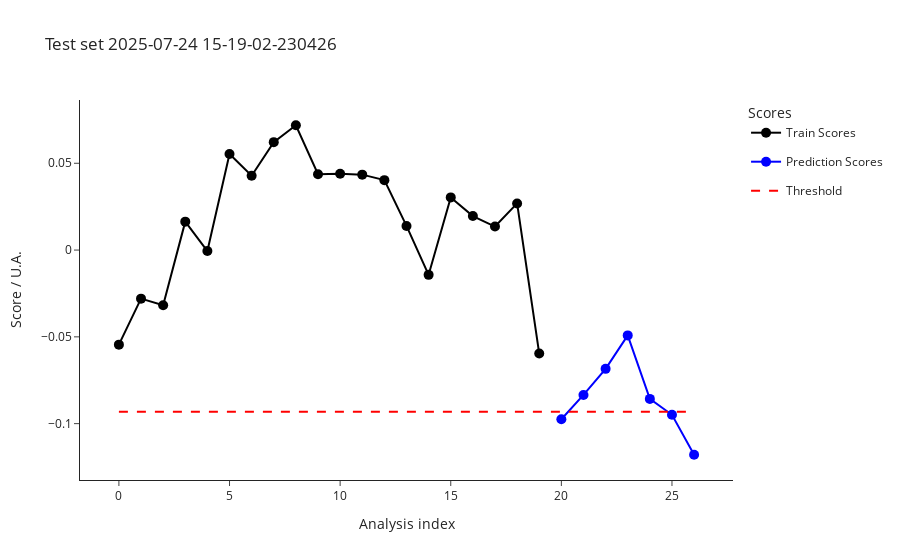

The notebook cell this image was saved under:
### Code cell
import os

parameters_df = []
for i in test_dates:
    test_data = pd.read_csv(f"dev/test_{i}_features.csv")
    test_metadata = pd.read_csv(f"dev/test_{i}_metadata.csv")
    ml_ana.predict(test_data, test_metadata)
    outliers_test = ml_ana.test_prediction_outliers()
    
    classified_test_metadata = outliers_test
    classified_test_metadata["date"] = i
    classified_test_metadata.to_csv(f"dev/test_{i}_classified_samples.csv", index=False)
    print("Test set ", i, ": \n", test_metadata["index"].tolist()) 
    print("\n")
    
    test_batch_parameters = parameters.copy()
    test_set = len(classified_test_metadata)
    train_set = len(ml_ana.get_training_scores())
    threshold = classified_test_metadata["threshold"][1]
    num_outliers = sum(classified_test_metadata["class"] == "outlier")
    percent_outliers = (sum(classified_test_metadata["class"] == "outlier")/len(classified_test_metadata["class"]))*100

    fig_test_scores = ml_ana.plot_scores()
    fig_test_scores.write_image(f"dev/figures/fig_test_{i}_scores.png", width=1100, height= 350, scale = 3)
    fig_test_scores.update_layout(title=f"Test set {i}")
    fig_test_scores.show()

    fig_test_features = ml_ana.plot_data()
    fig_test_features.write_image(f"dev/figures/fig_test_{i}_features.png", width=1100, height= 350, scale = 3)
    #fig_test_features.show()

    test_batch_parameters.update(
        {
        "date" : i,
        "train_set" : train_set, 
        "test_set" : test_set,
        "threshold" : threshold,
        "outliers" : num_outliers,
        "outliers_percent" : percent_outliers
        }
    )
    parameters_df.append(test_batch_parameters)

    #optionally add seen normal curves to train set
    #ml_ana.add_prediction()

parameters_df = pd.DataFrame(parameters_df)
if os.path.exists("dev/test_record.csv"):
    old_records = pd.read_csv("dev/test_record.csv")
    parameters_df = pd.concat([old_records, parameters_df])
    parameters_df.drop_duplicates(subset="date", keep="last", inplace=True)
    
parameters_df.to_csv("dev/test_record.csv", index = False)
print("Workflow parameters: \n", parameters_df)

### Figure 1 — Plotly figure (JSON) as saved in the notebook; plotly's stock layout.template omitted (floating-point values rounded to 4 significant figures)
{"data": [{"hovertemplate": ["<b>index: </b>18<br><b>name: </b>210812_Pac--005<br><b>path: </b>C:/Users/Sandeep/Desktop/ExtractedSignals\\210812_Pac 2021-08-12 10-30-07\\210812_Pac--005.D<br><b>batch: </b>210812_Pac 2021-08-12 10-30-07<br><b>batch_position: </b>5<br><b>idle_time: </b>39.0<br><b>sample: </b>NaCl 0,9%<br><b>method: </b>SAA_411_Pac.M<br><b>timestamp: </b>2021-08-12 10:50:23<br><b>detector: </b>G1315C<br><b>pump: </b>G7110B<br><b>start_time: </b>2021-08-12 10:50:57<br><b>end_time: </b>2021-08-12 10:54:57<br><b>runtime: </b>239.7000000000036", "<b>index: </b>19<br><b>name: </b>210812_Pac--006<br><b>path: </b>C:/Users/Sandeep/Desktop/ExtractedSignals\\210812_Pac 2021-08-12 10-30-07\\210812_Pac--006.D<br><b>batch: </b>210812_Pac 2021-08-12 10-30-07<br><b>batch_position: </b>6<br><b>idle_time: </b>39.0<br><b>sample: </b>Blank<br><b>method: </b>SAA_411_Pac.M<br><b>timestamp: </b>2021-08-12 10:55:02<br><b>detector: </b>G1315C<br><b>pump: </b>G7110B<br><b>start_time: </b>2021-08-12 10:55:36<br><b>end_time: </b>2021-08-12 10:59:36<br><b>runtime: </b>239.7000000000036", "<b>index: </b>20<br><b>name: </b>210812_Pac--007<br><b>path: </b>C:/Users/Sandeep/Desktop/ExtractedSignals\\210812_Pac 2021-08-12 10-30-07\\210812_Pac--007.D<br><b>batch: </b>210812_Pac 2021-08-12 10-30-07<br><b>batch_position: </b>7<br><b>idle_time: </b>39.0<br><b>sample: </b>0.025 mg/ml<br><b>method: </b>SAA_411_Pac.M<br><b>timestamp: </b>2021-08-12 10:59:41<br><b>detector: </b>G1315C<br><b>pump: </b>G7110B<br><b>start_time: </b>2021-08-12 11:00:15<br><b>end_time: </b>2021-08-12 11:04:15<br><b>runtime: </b>239.7000000000036", "<b>index: </b>21<br><b>name: </b>210812_Pac--008<br><b>path: </b>C:/Users/Sandeep/Desktop/ExtractedSignals\\210812_Pac 2021-08-12 10-30-07\\210812_Pac--008.D<br><b>batch: </b>210812_Pac 2021-08-12 10-30-07<br><b>batch_position: </b>8<br><b>idle_time: </b>39.0<br><b>sample: </b>Blank<br><b>method: </b>SAA_411_Pac.M<br><b>timestamp: </b>2021-08-12 11:04:20<br><b>detector: </b>G1315C<br><b>pump: </b>G7110B<br><b>start_time: </b>2021-08-12 11:04:54<br><b>end_time: </b>2021-08-12 11:08:54<br><b>runtime: </b>239.7000000000036", "<b>index: </b>22<br><b>name: </b>210812_Pac--009<br><b>path: </b>C:/Users/Sandeep/Desktop/ExtractedSignals\\210812_Pac 2021-08-12 10-30-07\\210812_Pac--009.D<br><b>batch: </b>210812_Pac 2021-08-12 10-30-07<br><b>batch_position: </b>9<br><b>idle_time: </b>38.0<br><b>sample: </b>210806/036 :10<br><b>method: </b>SAA_411_Pac.M<br><b>timestamp: </b>2021-08-12 11:08:59<br><b>detector: </b>G1315C<br><b>pump: </b>G7110B<br><b>start_time: </b>2021-08-12 11:09:32<br><b>end_time: </b>2021-08-12 11:13:32<br><b>runtime: </b>239.7000000000036", "<b>index: </b>23<br><b>name: </b>210812_Pac--010<br><b>path: </b>C:/Users/Sandeep/Desktop/ExtractedSignals\\210812_Pac 2021-08-12 10-30-07\\210812_Pac--010.D<br><b>batch: </b>210812_Pac 2021-08-12 10-30-07<br><b>batch_position: </b>10<br><b>idle_time: </b>39.0<br><b>sample: </b>210806/036 :10<br><b>method: </b>SAA_411_Pac.M<br><b>timestamp: </b>2021-08-12 11:13:37<br><b>detector: </b>G7110B<br><b>pump: </b>G7110B<br><b>start_time: </b>2021-08-12 11:14:11<br><b>end_time: </b>2021-08-12 11:18:11<br><b>runtime: </b>239.7000000000036", "<b>index: </b>24<br><b>name: </b>210812_Pac--011<br><b>path: </b>C:/Users/Sandeep/Desktop/ExtractedSignals\\210812_Pac 2021-08-12 10-30-07\\210812_Pac--011.D<br><b>batch: </b>210812_Pac 2021-08-12 10-30-07<br><b>batch_position: </b>11<br><b>idle_time: </b>39.0<br><b>sample: </b>210806/036 :10<br><b>method: </b>SAA_411_Pac.M<br><b>timestamp: </b>2021-08-12 11:18:16<br><b>detector: </b>G7110B<br><b>pump: </b>G7110B<br><b>start_time: </b>2021-08-12 11:18:50<br><b>end_time: </b>2021-08-12 11:22:50<br><b>runtime: </b>239.7000000000036", "<b>index: </b>25<br><b>name: </b>210812_Pac--012<br><b>path: </b>C:/Users/Sandeep/Desktop/ExtractedSignals\\210812_Pac 2021-08-12 10-30-07\\210812_Pac--012.D<br><b>batch: </b>210812_Pac 2021-08-12 10-30-07<br><b>batch_position: </b>12<br><b>idle_time: </b>39.0<br><b>sample: </b>Blank<br><b>method: </b>SAA_411_Pac.M<br><b>timestamp: </b>2021-08-12 11:22:55<br><b>detector: </b>G1315C<br><b>pump: </b>G7110B<br><b>start_time: </b>2021-08-12 11:23:29<br><b>end_time: </b>2021-08-12 11:27:29<br><b>runtime: </b>239.7000000000036", "<b>index: </b>26<br><b>name: </b>210812_Pac--013<br><b>path: </b>C:/Users/Sandeep/Desktop/ExtractedSignals\\210812_Pac 2021-08-12 10-30-07\\210812_Pac--013.D<br><b>batch: </b>210812_Pac 2021-08-12 10-30-07<br><b>batch_position: </b>13<br><b>idle_time: </b>39.0<br><b>sample: </b>0.025 mg/ml<br><b>method: </b>SAA_411_Pac.M<br><b>timestamp: </b>2021-08-12 11:27:34<br><b>detector: </b>G1315C<br><b>pump: </b>G7110B<br><b>start_time: </b>2021-08-12 11:28:08<br><b>end_time: </b>2021-08-12 11:32:08<br><b>runtime: </b>239.7000000000036", "<b>index: </b>27<br><b>name: </b>210812_Pac--014<br><b>path: </b>C:/Users/Sandeep/Desktop/ExtractedSignals\\210812_Pac 2021-08-12 10-30-07\\210812_Pac--014.D<br><b>batch: </b>210812_Pac 2021-08-12 10-30-07<br><b>batch_position: </b>14<br><b>idle_time: </b>38.0<br><b>sample: </b>Blank<br><b>method: </b>SAA_411_Pac.M<br><b>timestamp: </b>2021-08-12 11:32:13<br><b>detector: </b>G7110B<br><b>pump: </b>G7110B<br><b>start_time: </b>2021-08-12 11:32:46<br><b>end_time: </b>2021-08-12 11:36:47<br><b>runtime: </b>239.7000000000036", "<b>index: </b>51<br><b>name: </b>210813_Pac--005<br><b>path: </b>C:/Users/Sandeep/Desktop/ExtractedSignals\\210813_Pac 2021-08-13 10-37-27\\210813_Pac--005.D<br><b>batch: </b>210813_Pac 2021-08-13 10-37-27<br><b>batch_position: </b>5<br><b>idle_time: </b>39.0<br><b>sample: </b>NaCl 0,9%<br><b>method: </b>SAA_411_Pac.M<br><b>timestamp: </b>2021-08-13 10:57:52<br><b>detector: </b>G7110B<br><b>pump: </b>G7110B<br><b>start_time: </b>2021-08-13 10:58:26<br><b>end_time: </b>2021-08-13 11:02:27<br><b>runtime: </b>239.7000000000036", "<b>index: </b>52<br><b>name: </b>210813_Pac--006<br><b>path: </b>C:/Users/Sandeep/Desktop/ExtractedSignals\\210813_Pac 2021-08-13 10-37-27\\210813_Pac--006.D<br><b>batch: </b>210813_Pac 2021-08-13 10-37-27<br><b>batch_position: </b>6<br><b>idle_time: </b>38.0<br><b>sample: </b>Blank<br><b>method: </b>SAA_411_Pac.M<br><b>timestamp: </b>2021-08-13 11:02:31<br><b>detector: </b>G1315C<br><b>pump: </b>G7110B<br><b>start_time: </b>2021-08-13 11:03:05<br><b>end_time: </b>2021-08-13 11:07:06<br><b>runtime: </b>239.7000000000036", "<b>index: </b>53<br><b>name: </b>210813_Pac--007<br><b>path: </b>C:/Users/Sandeep/Desktop/ExtractedSignals\\210813_Pac 2021-08-13 10-37-27\\210813_Pac--007.D<br><b>batch: </b>210813_Pac 2021-08-13 10-37-27<br><b>batch_position: </b>7<br><b>idle_time: </b>38.0<br><b>sample: </b>0.025 mg/ml<br><b>method: </b>SAA_411_Pac.M<br><b>timestamp: </b>2021-08-13 11:07:10<br><b>detector: </b>G1315C<br><b>pump: </b>G7116B<br><b>start_time: </b>2021-08-13 11:07:44<br><b>end_time: </b>2021-08-13 11:11:45<br><b>runtime: </b>239.7000000000036", "<b>index: </b>54<br><b>name: </b>210813_Pac--008<br><b>path: </b>C:/Users/Sandeep/Desktop/ExtractedSignals\\210813_Pac 2021-08-13 10-37-27\\210813_Pac--008.D<br><b>batch: </b>210813_Pac 2021-08-13 10-37-27<br><b>batch_position: </b>8<br><b>idle_time: </b>38.0<br><b>sample: </b>Blank<br><b>method: </b>SAA_411_Pac.M<br><b>timestamp: </b>2021-08-13 11:11:49<br><b>detector: </b>G1315C<br><b>pump: </b>G7110B<br><b>start_time: </b>2021-08-13 11:12:23<br><b>end_time: </b>2021-08-13 11:16:23<br><b>runtime: </b>239.7000000000036", "<b>index: </b>55<br><b>name: </b>210813_Pac--009<br><b>path: </b>C:/Users/Sandeep/Desktop/ExtractedSignals\\210813_Pac 2021-08-13 10-37-27\\210813_Pac--009.D<br><b>batch: </b>210813_Pac 2021-08-13 10-37-27<br><b>batch_position: </b>9<br><b>idle_time: </b>39.0<br><b>sample: </b>210812/004 :20<br><b>method: </b>SAA_411_Pac.M<br><b>timestamp: </b>2021-08-13 11:16:28<br><b>detector: </b>G1315C<br><b>pump: </b>G7110B<br><b>start_time: </b>2021-08-13 11:17:02<br><b>end_time: </b>2021-08-13 11:21:03<br><b>runtime: </b>239.7000000000036", "<b>index: </b>56<br><b>name: </b>210813_Pac--010<br><b>path: </b>C:/Users/Sandeep/Desktop/ExtractedSignals\\210813_Pac 2021-08-13 10-37-27\\210813_Pac--010.D<br><b>batch: </b>210813_Pac 2021-08-13 10-37-27<br><b>batch_position: </b>10<br><b>idle_time: </b>38.0<br><b>sample: </b>210812/004 :20<br><b>method: </b>SAA_411_Pac.M<br><b>timestamp: </b>2021-08-13 11:21:08<br><b>detector: </b>G1315C<br><b>pump: </b>G7110B<br><b>start_time: </b>2021-08-13 11:21:41<br><b>end_time: </b>2021-08-13 11:25:42<br><b>runtime: </b>239.7000000000036", "<b>index: </b>57<br><b>name: </b>210813_Pac--011<br><b>path: </b>C:/Users/Sandeep/Desktop/ExtractedSignals\\210813_Pac 2021-08-13 10-37-27\\210813_Pac--011.D<br><b>batch: </b>210813_Pac 2021-08-13 10-37-27<br><b>batch_position: </b>11<br><b>idle_time: </b>39.0<br><b>sample: </b>210812/004 :20<br><b>method: </b>SAA_411_Pac.M<br><b>timestamp: </b>2021-08-13 11:25:46<br><b>detector: </b>G1315C<br><b>pump: </b>G7110B<br><b>start_time: </b>2021-08-13 11:26:21<br><b>end_time: </b>2021-08-13 11:30:21<br><b>runtime: </b>239.7000000000036", "<b>index: </b>58<br><b>name: </b>210813_Pac--012<br><b>path: </b>C:/Users/Sandeep/Desktop/ExtractedSignals\\210813_Pac 2021-08-13 10-37-27\\210813_Pac--012.D<br><b>batch: </b>210813_Pac 2021-08-13 10-37-27<br><b>batch_position: </b>12<br><b>idle_time: </b>38.0<br><b>sample: </b>Blank<br><b>method: </b>SAA_411_Pac.M<br><b>timestamp: </b>2021-08-13 11:30:26<br><b>detector: </b>G1315C<br><b>pump: </b>G7110B<br><b>start_time: </b>2021-08-13 11:30:59<br><b>end_time: </b>2021-08-13 11:34:59<br><b>runtime: </b>239.7000000000036", "<b>index: </b>59<br><b>name: </b>210813_Pac--013<br><b>path: </b>C:/Users/Sandeep/Desktop/ExtractedSignals\\210813_Pac 2021-08-13 10-37-27\\210813_Pac--013.D<br><b>batch: </b>210813_Pac 2021-08-13 10-37-27<br><b>batch_position: </b>13<br><b>idle_time: </b>39.0<br><b>sample: </b>0.025 mg/ml<br><b>method: </b>SAA_411_Pac.M<br><b>timestamp: </b>2021-08-13 11:35:04<br><b>detector: </b>G1315C<br><b>pump: </b>G7110B<br><b>start_time: </b>2021-08-13 11:35:38<br><b>end_time: </b>2021-08-13 11:39:38<br><b>runtime: </b>239.7000000000036", "<b>index: </b>60<br><b>name: </b>210813_Pac--014<br><b>path: </b>C:/Users/Sandeep/Desktop/ExtractedSignals\\210813_Pac 2021-08-13 10-37-27\\210813_Pac--014.D<br><b>batch: </b>210813_Pac 2021-08-13 10-37-27<br><b>batch_position: </b>14<br><b>idle_time: </b>38.0<br><b>sample: </b>Blank<br><b>method: </b>SAA_411_Pac.M<br><b>timestamp: </b>2021-08-13 11:39:43<br><b>detector: </b>G1315C<br><b>pump: </b>G7110B<br><b>start_time: </b>2021-08-13 11:40:16<br><b>end_time: </b>2021-08-13 11:44:17<br><b>runtime: </b>239.7000000000036"], "legendgroup": "Train", "line": {"color": "black"}, "marker": {"color": "black", "size": 10}, "mode": "lines+markers", "name": "Train Scores", "text": ["<b>index: </b>18<br><b>name: </b>210812_Pac--005<br><b>path: </b>C:/Users/Sandeep/Desktop/ExtractedSignals\\210812_Pac 2021-08-12 10-30-07\\210812_Pac--005.D<br><b>batch: </b>210812_Pac 2021-08-12 10-30-07<br><b>batch_position: </b>5<br><b>idle_time: </b>39.0<br><b>sample: </b>NaCl 0,9%<br><b>method: </b>SAA_411_Pac.M<br><b>timestamp: </b>2021-08-12 10:50:23<br><b>detector: </b>G1315C<br><b>pump: </b>G7110B<br><b>start_time: </b>2021-08-12 10:50:57<br><b>end_time: </b>2021-08-12 10:54:57<br><b>runtime: </b>239.7000000000036", "<b>index: </b>19<br><b>name: </b>210812_Pac--006<br><b>path: </b>C:/Users/Sandeep/Desktop/ExtractedSignals\\210812_Pac 2021-08-12 10-30-07\\210812_Pac--006.D<br><b>batch: </b>210812_Pac 2021-08-12 10-30-07<br><b>batch_position: </b>6<br><b>idle_time: </b>39.0<br><b>sample: </b>Blank<br><b>method: </b>SAA_411_Pac.M<br><b>timestamp: </b>2021-08-12 10:55:02<br><b>detector: </b>G1315C<br><b>pump: </b>G7110B<br><b>start_time: </b>2021-08-12 10:55:36<br><b>end_time: </b>2021-08-12 10:59:36<br><b>runtime: </b>239.7000000000036", "<b>index: </b>20<br><b>name: </b>210812_Pac--007<br><b>path: </b>C:/Users/Sandeep/Desktop/ExtractedSignals\\210812_Pac 2021-08-12 10-30-07\\210812_Pac--007.D<br><b>batch: </b>210812_Pac 2021-08-12 10-30-07<br><b>batch_position: </b>7<br><b>idle_time: </b>39.0<br><b>sample: </b>0.025 mg/ml<br><b>method: </b>SAA_411_Pac.M<br><b>timestamp: </b>2021-08-12 10:59:41<br><b>detector: </b>G1315C<br><b>pump: </b>G7110B<br><b>start_time: </b>2021-08-12 11:00:15<br><b>end_time: </b>2021-08-12 11:04:15<br><b>runtime: </b>239.7000000000036", "<b>index: </b>21<br><b>name: </b>210812_Pac--008<br><b>path: </b>C:/Users/Sandeep/Desktop/ExtractedSignals\\210812_Pac 2021-08-12 10-30-07\\210812_Pac--008.D<br><b>batch: </b>210812_Pac 2021-08-12 10-30-07<br><b>batch_position: </b>8<br><b>idle_time: </b>39.0<br><b>sample: </b>Blank<br><b>method: </b>SAA_411_Pac.M<br><b>timestamp: </b>2021-08-12 11:04:20<br><b>detector: </b>G1315C<br><b>pump: </b>G7110B<br><b>start_time: </b>2021-08-12 11:04:54<br><b>end_time: </b>2021-08-12 11:08:54<br><b>runtime: </b>239.7000000000036", "<b>index: </b>22<br><b>name: </b>210812_Pac--009<br><b>path: </b>C:/Users/Sandeep/Desktop/ExtractedSignals\\210812_Pac 2021-08-12 10-30-07\\210812_Pac--009.D<br><b>batch: </b>210812_Pac 2021-08-12 10-30-07<br><b>batch_position: </b>9<br><b>idle_time: </b>38.0<br><b>sample: </b>210806/036 :10<br><b>method: </b>SAA_411_Pac.M<br><b>timestamp: </b>2021-08-12 11:08:59<br><b>detector: </b>G1315C<br><b>pump: </b>G7110B<br><b>start_time: </b>2021-08-12 11:09:32<br><b>end_time: </b>2021-08-12 11:13:32<br><b>runtime: </b>239.7000000000036", "<b>index: </b>23<br><b>name: </b>210812_Pac--010<br><b>path: </b>C:/Users/Sandeep/Desktop/ExtractedSignals\\210812_Pac 2021-08-12 10-30-07\\210812_Pac--010.D<br><b>batch: </b>210812_Pac 2021-08-12 10-30-07<br><b>batch_position: </b>10<br><b>idle_time: </b>39.0<br><b>sample: </b>210806/036 :10<br><b>method: </b>SAA_411_Pac.M<br><b>timestamp: </b>2021-08-12 11:13:37<br><b>detector: </b>G7110B<br><b>pump: </b>G7110B<br><b>start_time: </b>2021-08-12 11:14:11<br><b>end_time: </b>2021-08-12 11:18:11<br><b>runtime: </b>239.7000000000036", "<b>index: </b>24<br><b>name: </b>210812_Pac--011<br><b>path: </b>C:/Users/Sandeep/Desktop/ExtractedSignals\\210812_Pac 2021-08-12 10-30-07\\210812_Pac--011.D<br><b>batch: </b>210812_Pac 2021-08-12 10-30-07<br><b>batch_position: </b>11<br><b>idle_time: </b>39.0<br><b>sample: </b>210806/036 :10<br><b>method: </b>SAA_411_Pac.M<br><b>timestamp: </b>2021-08-12 11:18:16<br><b>detector: </b>G7110B<br><b>pump: </b>G7110B<br><b>start_time: </b>2021-08-12 11:18:50<br><b>end_time: </b>2021-08-12 11:22:50<br><b>runtime: </b>239.7000000000036", "<b>index: </b>25<br><b>name: </b>210812_Pac--012<br><b>path: </b>C:/Users/Sandeep/Desktop/ExtractedSignals\\210812_Pac 2021-08-12 10-30-07\\210812_Pac--012.D<br><b>batch: </b>210812_Pac 2021-08-12 10-30-07<br><b>batch_position: </b>12<br><b>idle_time: </b>39.0<br><b>sample: </b>Blank<br><b>method: </b>SAA_411_Pac.M<br><b>timestamp: </b>2021-08-12 11:22:55<br><b>detector: </b>G1315C<br><b>pump: </b>G7110B<br><b>start_time: </b>2021-08-12 11:23:29<br><b>end_time: </b>2021-08-12 11:27:29<br><b>runtime: </b>239.7000000000036", "<b>index: </b>26<br><b>name: </b>210812_Pac--013<br><b>path: </b>C:/Users/Sandeep/Desktop/ExtractedSignals\\210812_Pac 2021-08-12 10-30-07\\210812_Pac--013.D<br><b>batch: </b>210812_Pac 2021-08-12 10-30-07<br><b>batch_position: </b>13<br><b>idle_time: </b>39.0<br><b>sample: </b>0.025 mg/ml<br><b>method: </b>SAA_411_Pac.M<br><b>timestamp: </b>2021-08-12 11:27:34<br><b>detector: </b>G1315C<br><b>pump: </b>G7110B<br><b>start_time: </b>2021-08-12 11:28:08<br><b>end_time: </b>2021-08-12 11:32:08<br><b>runtime: </b>239.7000000000036", "<b>index: </b>27<br><b>name: </b>210812_Pac--014<br><b>path: </b>C:/Users/Sandeep/Desktop/ExtractedSignals\\210812_Pac 2021-08-12 10-30-07\\210812_Pac--014.D<br><b>batch: </b>210812_Pac 2021-08-12 10-30-07<br><b>batch_position: </b>14<br><b>idle_time: </b>38.0<br><b>sample: </b>Blank<br><b>method: </b>SAA_411_Pac.M<br><b>timestamp: </b>2021-08-12 11:32:13<br><b>detector: </b>G7110B<br><b>pump: </b>G7110B<br><b>start_time: </b>2021-08-12 11:32:46<br><b>end_time: </b>2021-08-12 11:36:47<br><b>runtime: </b>239.7000000000036", "<b>index: </b>51<br><b>name: </b>210813_Pac--005<br><b>path: </b>C:/Users/Sandeep/Desktop/ExtractedSignals\\210813_Pac 2021-08-13 10-37-27\\210813_Pac--005.D<br><b>batch: </b>210813_Pac 2021-08-13 10-37-27<br><b>batch_position: </b>5<br><b>idle_time: </b>39.0<br><b>sample: </b>NaCl 0,9%<br><b>method: </b>SAA_411_Pac.M<br><b>timestamp: </b>2021-08-13 10:57:52<br><b>detector: </b>G7110B<br><b>pump: </b>G7110B<br><b>start_time: </b>2021-08-13 10:58:26<br><b>end_time: </b>2021-08-13 11:02:27<br><b>runtime: </b>239.7000000000036", "<b>index: </b>52<br><b>name: </b>210813_Pac--006<br><b>path: </b>C:/Users/Sandeep/Desktop/ExtractedSignals\\210813_Pac 2021-08-13 10-37-27\\210813_Pac--006.D<br><b>batch: </b>210813_Pac 2021-08-13 10-37-27<br><b>batch_position: </b>6<br><b>idle_time: </b>38.0<br><b>sample: </b>Blank<br><b>method: </b>SAA_411_Pac.M<br><b>timestamp: </b>2021-08-13 11:02:31<br><b>detector: </b>G1315C<br><b>pump: </b>G7110B<br><b>start_time: </b>2021-08-13 11:03:05<br><b>end_time: </b>2021-08-13 11:07:06<br><b>runtime: </b>239.7000000000036", "<b>index: </b>53<br><b>name: </b>210813_Pac--007<br><b>path: </b>C:/Users/Sandeep/Desktop/ExtractedSignals\\210813_Pac 2021-08-13 10-37-27\\210813_Pac--007.D<br><b>batch: </b>210813_Pac 2021-08-13 10-37-27<br><b>batch_position: </b>7<br><b>idle_time: </b>38.0<br><b>sample: </b>0.025 mg/ml<br><b>method: </b>SAA_411_Pac.M<br><b>timestamp: </b>2021-08-13 11:07:10<br><b>detector: </b>G1315C<br><b>pump: </b>G7116B<br><b>start_time: </b>2021-08-13 11:07:44<br><b>end_time: </b>2021-08-13 11:11:45<br><b>runtime: </b>239.7000000000036", "<b>index: </b>54<br><b>name: </b>210813_Pac--008<br><b>path: </b>C:/Users/Sandeep/Desktop/ExtractedSignals\\210813_Pac 2021-08-13 10-37-27\\210813_Pac--008.D<br><b>batch: </b>210813_Pac 2021-08-13 10-37-27<br><b>batch_position: </b>8<br><b>idle_time: </b>38.0<br><b>sample: </b>Blank<br><b>method: </b>SAA_411_Pac.M<br><b>timestamp: </b>2021-08-13 11:11:49<br><b>detector: </b>G1315C<br><b>pump: </b>G7110B<br><b>start_time: </b>2021-08-13 11:12:23<br><b>end_time: </b>2021-08-13 11:16:23<br><b>runtime: </b>239.7000000000036", "<b>index: </b>55<br><b>name: </b>210813_Pac--009<br><b>path: </b>C:/Users/Sandeep/Desktop/ExtractedSignals\\210813_Pac 2021-08-13 10-37-27\\210813_Pac--009.D<br><b>batch: </b>210813_Pac 2021-08-13 10-37-27<br><b>batch_position: </b>9<br><b>idle_time: </b>39.0<br><b>sample: </b>210812/004 :20<br><b>method: </b>SAA_411_Pac.M<br><b>timestamp: </b>2021-08-13 11:16:28<br><b>detector: </b>G1315C<br><b>pump: </b>G7110B<br><b>start_time: </b>2021-08-13 11:17:02<br><b>end_time: </b>2021-08-13 11:21:03<br><b>runtime: </b>239.7000000000036", "<b>index: </b>56<br><b>name: </b>210813_Pac--010<br><b>path: </b>C:/Users/Sandeep/Desktop/ExtractedSignals\\210813_Pac 2021-08-13 10-37-27\\210813_Pac--010.D<br><b>batch: </b>210813_Pac 2021-08-13 10-37-27<br><b>batch_position: </b>10<br><b>idle_time: </b>38.0<br><b>sample: </b>210812/004 :20<br><b>method: </b>SAA_411_Pac.M<br><b>timestamp: </b>2021-08-13 11:21:08<br><b>detector: </b>G1315C<br><b>pump: </b>G7110B<br><b>start_time: </b>2021-08-13 11:21:41<br><b>end_time: </b>2021-08-13 11:25:42<br><b>runtime: </b>239.7000000000036", "<b>index: </b>57<br><b>name: </b>210813_Pac--011<br><b>path: </b>C:/Users/Sandeep/Desktop/ExtractedSignals\\210813_Pac 2021-08-13 10-37-27\\210813_Pac--011.D<br><b>batch: </b>210813_Pac 2021-08-13 10-37-27<br><b>batch_position: </b>11<br><b>idle_time: </b>39.0<br><b>sample: </b>210812/004 :20<br><b>method: </b>SAA_411_Pac.M<br><b>timestamp: </b>2021-08-13 11:25:46<br><b>detector: </b>G1315C<br><b>pump: </b>G7110B<br><b>start_time: </b>2021-08-13 11:26:21<br><b>end_time: </b>2021-08-13 11:30:21<br><b>runtime: </b>239.7000000000036", "<b>index: </b>58<br><b>name: </b>210813_Pac--012<br><b>path: </b>C:/Users/Sandeep/Desktop/ExtractedSignals\\210813_Pac 2021-08-13 10-37-27\\210813_Pac--012.D<br><b>batch: </b>210813_Pac 2021-08-13 10-37-27<br><b>batch_position: </b>12<br><b>idle_time: </b>38.0<br><b>sample: </b>Blank<br><b>method: </b>SAA_411_Pac.M<br><b>timestamp: </b>2021-08-13 11:30:26<br><b>detector: </b>G1315C<br><b>pump: </b>G7110B<br><b>start_time: </b>2021-08-13 11:30:59<br><b>end_time: </b>2021-08-13 11:34:59<br><b>runtime: </b>239.7000000000036", "<b>index: </b>59<br><b>name: </b>210813_Pac--013<br><b>path: </b>C:/Users/Sandeep/Desktop/ExtractedSignals\\210813_Pac 2021-08-13 10-37-27\\210813_Pac--013.D<br><b>batch: </b>210813_Pac 2021-08-13 10-37-27<br><b>batch_position: </b>13<br><b>idle_time: </b>39.0<br><b>sample: </b>0.025 mg/ml<br><b>method: </b>SAA_411_Pac.M<br><b>timestamp: </b>2021-08-13 11:35:04<br><b>detector: </b>G1315C<br><b>pump: </b>G7110B<br><b>start_time: </b>2021-08-13 11:35:38<br><b>end_time: </b>2021-08-13 11:39:38<br><b>runtime: </b>239.7000000000036", "<b>index: </b>60<br><b>name: </b>210813_Pac--014<br><b>path: </b>C:/Users/Sandeep/Desktop/ExtractedSignals\\210813_Pac 2021-08-13 10-37-27\\210813_Pac--014.D<br><b>batch: </b>210813_Pac 2021-08-13 10-37-27<br><b>batch_position: </b>14<br><b>idle_time: </b>38.0<br><b>sample: </b>Blank<br><b>method: </b>SAA_411_Pac.M<br><b>timestamp: </b>2021-08-13 11:39:43<br><b>detector: </b>G1315C<br><b>pump: </b>G7110B<br><b>start_time: </b>2021-08-13 11:40:16<br><b>end_time: </b>2021-08-13 11:44:17<br><b>runtime: </b>239.7000000000036"], "type": "scatter", "x": [0, 1, 2, 3, 4, 5, 6, 7, 8, 9, 10, 11, 12, 13, 14, 15, 16, 17, 18, 19], "y": [-0.05449, -0.02799, -0.03179, 0.01638, -0.0005786, 0.05534, 0.04281, 0.06218, 0.07191, 0.04371, 0.04397, 0.04345, 0.04029, 0.0139, -0.01427, 0.03034, 0.01959, 0.01356, 0.02687, -0.05962]}, {"hovertemplate": ["<b>index: </b>268<br><b>name: </b>210910_Pac--003<br><b>path: </b>C:/Users/Sandeep/Desktop/ExtractedSignals\\210910_Pac 2021-09-10 14-25-54\\210910_Pac--003.D<br><b>batch: </b>210910_Pac 2021-09-10 14-25-54<br><b>batch_position: </b>3<br><b>idle_time: </b>37.0<br><b>sample: </b>Blank<br><b>method: </b>SAA_411_Pac.M<br><b>timestamp: </b>2021-09-10 14:36:49<br><b>detector: </b>G1315C<br><b>pump: </b>G7110B<br><b>start_time: </b>2021-09-10 14:37:21<br><b>end_time: </b>2021-09-10 14:41:21<br><b>runtime: </b>239.7000000000036", "<b>index: </b>127<br><b>name: </b>210819_Pac--012<br><b>path: </b>C:/Users/Sandeep/Desktop/ExtractedSignals\\210819_Pac 2021-08-19 15-50-49\\210819_Pac--012.D<br><b>batch: </b>210819_Pac 2021-08-19 15-50-49<br><b>batch_position: </b>12<br><b>idle_time: </b>39.0<br><b>sample: </b>210819/001 :20<br><b>method: </b>SAA_411_Pac.M<br><b>timestamp: </b>2021-08-19 16:44:01<br><b>detector: </b>G7110B<br><b>pump: </b>G7110B<br><b>start_time: </b>2021-08-19 16:44:35<br><b>end_time: </b>2021-08-19 16:48:35<br><b>runtime: </b>239.7000000000036", "<b>index: </b>117<br><b>name: </b>210819_Pac--002<br><b>path: </b>C:/Users/Sandeep/Desktop/ExtractedSignals\\210819_Pac 2021-08-19 15-50-49\\210819_Pac--002.D<br><b>batch: </b>210819_Pac 2021-08-19 15-50-49<br><b>batch_position: </b>2<br><b>idle_time: </b>39.0<br><b>sample: </b>Blank<br><b>method: </b>SAA_411_Pac.M<br><b>timestamp: </b>2021-08-19 15:57:29<br><b>detector: </b>G1315C<br><b>pump: </b>G7110B<br><b>start_time: </b>2021-08-19 15:58:03<br><b>end_time: </b>2021-08-19 16:02:04<br><b>runtime: </b>239.7000000000036", "<b>index: </b>132<br><b>name: </b>210819_Pac--017<br><b>path: </b>C:/Users/Sandeep/Desktop/ExtractedSignals\\210819_Pac 2021-08-19 15-50-49\\210819_Pac--017.D<br><b>batch: </b>210819_Pac 2021-08-19 15-50-49<br><b>batch_position: </b>17<br><b>idle_time: </b>40.0<br><b>sample: </b>Blank<br><b>method: </b>SAA_411_Pac.M<br><b>timestamp: </b>2021-08-19 17:07:18<br><b>detector: </b>G1315C<br><b>pump: </b>G7110B<br><b>start_time: </b>2021-08-19 17:07:52<br><b>end_time: </b>2021-08-19 17:11:52<br><b>runtime: </b>239.7000000000036", "<b>index: </b>162<br><b>name: </b>210826_Pac--014<br><b>path: </b>C:/Users/Sandeep/Desktop/ExtractedSignals\\210826_Pac 2021-08-26 16-15-14\\210826_Pac--014.D<br><b>batch: </b>210826_Pac 2021-08-26 16-15-14<br><b>batch_position: </b>14<br><b>idle_time: </b>39.0<br><b>sample: </b>210825/001 :10<br><b>method: </b>SAA_411_Pac.M<br><b>timestamp: </b>2021-08-26 17:16:13<br><b>detector: </b>G7110B<br><b>pump: </b>G7110B<br><b>start_time: </b>2021-08-26 17:16:46<br><b>end_time: </b>2021-08-26 17:20:46<br><b>runtime: </b>239.7000000000036", "<b>index: </b>275<br><b>name: </b>210910_Pac--010<br><b>path: </b>C:/Users/Sandeep/Desktop/ExtractedSignals\\210910_Pac 2021-09-10 14-25-54\\210910_Pac--010.D<br><b>batch: </b>210910_Pac 2021-09-10 14-25-54<br><b>batch_position: </b>10<br><b>idle_time: </b>37.0<br><b>sample: </b>210903/021 :10<br><b>method: </b>SAA_411_Pac.M<br><b>timestamp: </b>2021-09-10 15:09:12<br><b>detector: </b>G7110B<br><b>pump: </b>G7110B<br><b>start_time: </b>2021-09-10 15:09:44<br><b>end_time: </b>2021-09-10 15:13:45<br><b>runtime: </b>239.7000000000036", "<b>index: </b>16<br><b>name: </b>210812_Pac--003<br><b>path: </b>C:/Users/Sandeep/Desktop/ExtractedSignals\\210812_Pac 2021-08-12 10-30-07\\210812_Pac--003.D<br><b>batch: </b>210812_Pac 2021-08-12 10-30-07<br><b>batch_position: </b>3<br><b>idle_time: </b>39.0<br><b>sample: </b>Blank<br><b>method: </b>SAA_411_Pac.M<br><b>timestamp: </b>2021-08-12 10:41:05<br><b>detector: </b>G1315C<br><b>pump: </b>G7110B<br><b>start_time: </b>2021-08-12 10:41:39<br><b>end_time: </b>2021-08-12 10:45:39<br><b>runtime: </b>239.7000000000036"], "legendgroup": "Prediction", "line": {"color": "blue"}, "marker": {"color": "blue", "size": 10}, "mode": "lines+markers", "name": "Prediction Scores", "text": ["<b>index: </b>268<br><b>name: </b>210910_Pac--003<br><b>path: </b>C:/Users/Sandeep/Desktop/ExtractedSignals\\210910_Pac 2021-09-10 14-25-54\\210910_Pac--003.D<br><b>batch: </b>210910_Pac 2021-09-10 14-25-54<br><b>batch_position: </b>3<br><b>idle_time: </b>37.0<br><b>sample: </b>Blank<br><b>method: </b>SAA_411_Pac.M<br><b>timestamp: </b>2021-09-10 14:36:49<br><b>detector: </b>G1315C<br><b>pump: </b>G7110B<br><b>start_time: </b>2021-09-10 14:37:21<br><b>end_time: </b>2021-09-10 14:41:21<br><b>runtime: </b>239.7000000000036", "<b>index: </b>127<br><b>name: </b>210819_Pac--012<br><b>path: </b>C:/Users/Sandeep/Desktop/ExtractedSignals\\210819_Pac 2021-08-19 15-50-49\\210819_Pac--012.D<br><b>batch: </b>210819_Pac 2021-08-19 15-50-49<br><b>batch_position: </b>12<br><b>idle_time: </b>39.0<br><b>sample: </b>210819/001 :20<br><b>method: </b>SAA_411_Pac.M<br><b>timestamp: </b>2021-08-19 16:44:01<br><b>detector: </b>G7110B<br><b>pump: </b>G7110B<br><b>start_time: </b>2021-08-19 16:44:35<br><b>end_time: </b>2021-08-19 16:48:35<br><b>runtime: </b>239.7000000000036", "<b>index: </b>117<br><b>name: </b>210819_Pac--002<br><b>path: </b>C:/Users/Sandeep/Desktop/ExtractedSignals\\210819_Pac 2021-08-19 15-50-49\\210819_Pac--002.D<br><b>batch: </b>210819_Pac 2021-08-19 15-50-49<br><b>batch_position: </b>2<br><b>idle_time: </b>39.0<br><b>sample: </b>Blank<br><b>method: </b>SAA_411_Pac.M<br><b>timestamp: </b>2021-08-19 15:57:29<br><b>detector: </b>G1315C<br><b>pump: </b>G7110B<br><b>start_time: </b>2021-08-19 15:58:03<br><b>end_time: </b>2021-08-19 16:02:04<br><b>runtime: </b>239.7000000000036", "<b>index: </b>132<br><b>name: </b>210819_Pac--017<br><b>path: </b>C:/Users/Sandeep/Desktop/ExtractedSignals\\210819_Pac 2021-08-19 15-50-49\\210819_Pac--017.D<br><b>batch: </b>210819_Pac 2021-08-19 15-50-49<br><b>batch_position: </b>17<br><b>idle_time: </b>40.0<br><b>sample: </b>Blank<br><b>method: </b>SAA_411_Pac.M<br><b>timestamp: </b>2021-08-19 17:07:18<br><b>detector: </b>G1315C<br><b>pump: </b>G7110B<br><b>start_time: </b>2021-08-19 17:07:52<br><b>end_time: </b>2021-08-19 17:11:52<br><b>runtime: </b>239.7000000000036", "<b>index: </b>162<br><b>name: </b>210826_Pac--014<br><b>path: </b>C:/Users/Sandeep/Desktop/ExtractedSignals\\210826_Pac 2021-08-26 16-15-14\\210826_Pac--014.D<br><b>batch: </b>210826_Pac 2021-08-26 16-15-14<br><b>batch_position: </b>14<br><b>idle_time: </b>39.0<br><b>sample: </b>210825/001 :10<br><b>method: </b>SAA_411_Pac.M<br><b>timestamp: </b>2021-08-26 17:16:13<br><b>detector: </b>G7110B<br><b>pump: </b>G7110B<br><b>start_time: </b>2021-08-26 17:16:46<br><b>end_time: </b>2021-08-26 17:20:46<br><b>runtime: </b>239.7000000000036", "<b>index: </b>275<br><b>name: </b>210910_Pac--010<br><b>path: </b>C:/Users/Sandeep/Desktop/ExtractedSignals\\210910_Pac 2021-09-10 14-25-54\\210910_Pac--010.D<br><b>batch: </b>210910_Pac 2021-09-10 14-25-54<br><b>batch_position: </b>10<br><b>idle_time: </b>37.0<br><b>sample: </b>210903/021 :10<br><b>method: </b>SAA_411_Pac.M<br><b>timestamp: </b>2021-09-10 15:09:12<br><b>detector: </b>G7110B<br><b>pump: </b>G7110B<br><b>start_time: </b>2021-09-10 15:09:44<br><b>end_time: </b>2021-09-10 15:13:45<br><b>runtime: </b>239.7000000000036", "<b>index: </b>16<br><b>name: </b>210812_Pac--003<br><b>path: </b>C:/Users/Sandeep/Desktop/ExtractedSignals\\210812_Pac 2021-08-12 10-30-07\\210812_Pac--003.D<br><b>batch: </b>210812_Pac 2021-08-12 10-30-07<br><b>batch_position: </b>3<br><b>idle_time: </b>39.0<br><b>sample: </b>Blank<br><b>method: </b>SAA_411_Pac.M<br><b>timestamp: </b>2021-08-12 10:41:05<br><b>detector: </b>G1315C<br><b>pump: </b>G7110B<br><b>start_time: </b>2021-08-12 10:41:39<br><b>end_time: </b>2021-08-12 10:45:39<br><b>runtime: </b>239.7000000000036"], "type": "scatter", "x": [20, 21, 22, 23, 24, 25, 26], "y": [-0.09745, -0.08346, -0.06843, -0.04915, -0.08574, -0.09492, -0.1179]}, {"legendgroup": "Threshold", "line": {"color": "red", "dash": "dash"}, "mode": "lines", "name": "Threshold", "type": "scatter", "x": [0, 26], "y": [-0.09315, -0.09315]}], "layout": {"legend": {"title": {"text": "Scores"}}, "title": {"text": "Test set 2025-07-24 15-19-02-230426"}, "xaxis": {"title": {"text": "Analysis index"}}, "yaxis": {"title": {"text": "Score / U.A."}}}}
